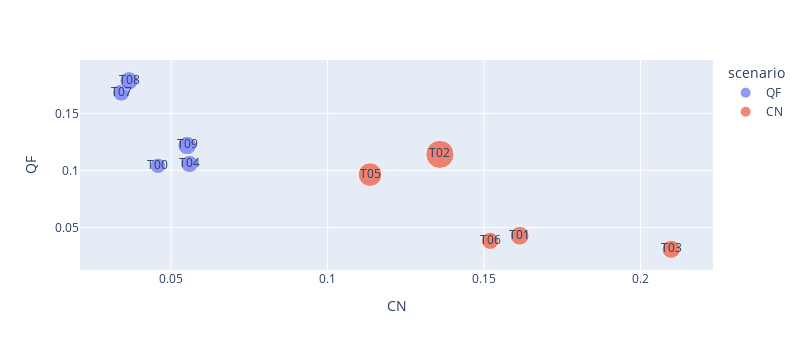

The notebook cell saved with this chart:
### Markdown cell above
See how topics are associated with scenario dimensions.

### Code cell
px.scatter(TOPICS.reset_index(), 'CN', 'QF', 
           hover_name='label', text='topic_id', 
           size=(TOPICS.CN * TOPICS.QF),
           color='scenario',
           width=800, height=350)

### Figure 1 — Plotly figure (JSON) as saved in the notebook; plotly's stock layout.template omitted (floating-point values rounded to 4 significant figures)
{"data": [{"hovertemplate": "<b>%{hovertext}</b><br><br>scenario=QF<br>CN=%{x}<br>QF=%{y}<br>size=%{marker.size}<br>topic_id=%{text}<extra></extra>", "hovertext": ["T00 detector, lie, lie detector, results, detector results, feel, think, good, likely", "T04 students, sure, make, questions, make sure, text, calm, kind, think", "T07 evidence, text, answer, text evidence, students, textual, textual evidence, tell, job", "T08 student, paragraph, text, say, intern, look, student intern, right, read", "T09 question, nervous, heart, ask, practice, student, let, sorry, paragraph"], "legendgroup": "QF", "marker": {"color": "#636efa", "size": [0.004764, 0.005898, 0.005731, 0.006528, 0.006715], "sizemode": "area", "sizeref": 3.874e-05, "symbol": "circle"}, "mode": "markers+text", "name": "QF", "orientation": "v", "showlegend": true, "text": ["T00", "T04", "T07", "T08", "T09"], "type": "scatter", "x": [0.04582, 0.05587, 0.03409, 0.03657, 0.05513], "xaxis": "x", "y": [0.104, 0.1056, 0.1681, 0.1785, 0.1218], "yaxis": "y"}, {"hovertemplate": "<b>%{hovertext}</b><br><br>scenario=CN<br>CN=%{x}<br>QF=%{y}<br>size=%{marker.size}<br>topic_id=%{text}<extra></extra>", "hovertext": ["T01 classroom, norms, class, let, classroom norms, time, norm, talk, stop", "T02 kind, little, like, bit, little bit, know, thing, um, lot", "T03 specific, behavior, stop, redirection, student, students, way, behaviors, time", "T05 simulation, great, right, try, job, round, questions, ready, time", "T06 stop, say, time, attention, book, student, try, classroom, let"], "legendgroup": "CN", "marker": {"color": "#EF553B", "size": [0.006889, 0.01549, 0.006464, 0.01093, 0.005805], "sizemode": "area", "sizeref": 3.874e-05, "symbol": "circle"}, "mode": "markers+text", "name": "CN", "orientation": "v", "showlegend": true, "text": ["T01", "T02", "T03", "T05", "T06"], "type": "scatter", "x": [0.1614, 0.1359, 0.2098, 0.1136, 0.1519], "xaxis": "x", "y": [0.04269, 0.114, 0.03081, 0.09627, 0.03821], "yaxis": "y"}], "layout": {"height": 350, "legend": {"itemsizing": "constant", "title": {"text": "scenario"}, "tracegroupgap": 0}, "margin": {"t": 60}, "width": 800, "xaxis": {"anchor": "y", "domain": [0, 1], "title": {"text": "CN"}}, "yaxis": {"anchor": "x", "domain": [0, 1], "title": {"text": "QF"}}}}
